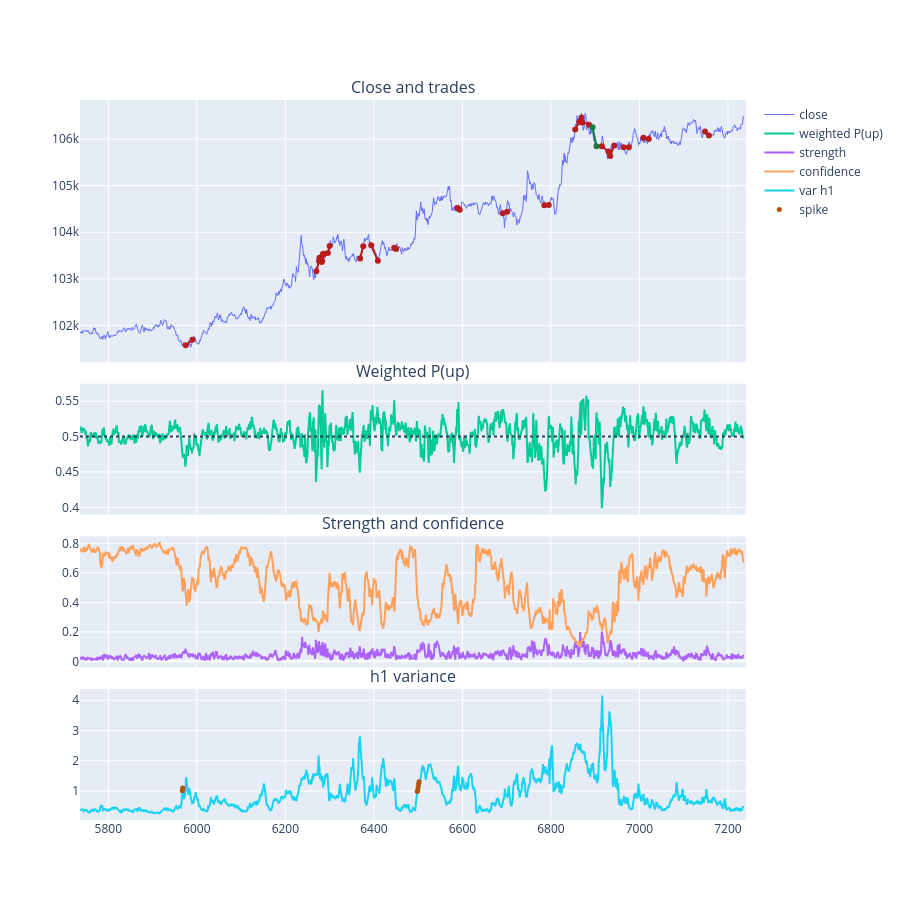

The notebook cell this image was saved under:
### Code cell
lo = max(0, len(s) - WINDOW)
x = np.arange(lo, len(s))
fig = make_subplots(rows=4, cols=1, shared_xaxes=True, row_heights=[0.4, 0.2, 0.2, 0.2], vertical_spacing=0.03,
                    subplot_titles=("Close and trades", "Weighted P(up)", "Strength and confidence", "h1 variance"))
fig.add_trace(go.Scatter(x=x, y=s.close[lo:], name="close", line=dict(width=1)), 1, 1)
for t in [t for t in res.trades if t.entry_bar >= lo]:
    fig.add_trace(go.Scatter(x=[t.entry_bar, t.exit_bar], y=[t.entry_price, t.exit_price], mode="lines+markers",
                             line=dict(color="#15803d" if t.net_pnl > 0 else "#b91c1c", width=2),
                             showlegend=False, hovertext=f"{t.side} {t.exit_reason} {t.net_pnl:+.2f}"), 1, 1)
fig.add_trace(go.Scatter(x=x, y=s.weighted_direction[lo:], name="weighted P(up)"), 2, 1)
fig.add_hline(y=0.5, line_dash="dot", row=2, col=1)
fig.add_trace(go.Scatter(x=x, y=s.strength[lo:], name="strength"), 3, 1)
fig.add_trace(go.Scatter(x=x, y=s.avg_confidence[lo:], name="confidence"), 3, 1)
fig.add_trace(go.Scatter(x=x, y=s.var_scaled[lo:, 1], name="var h1"), 4, 1)
fig.add_trace(go.Scatter(x=x[s.var_spike[lo:]], y=s.var_scaled[lo:, 1][s.var_spike[lo:]], mode="markers",
                         name="spike", marker=dict(color="#b45309", size=5)), 4, 1)
fig.update_layout(height=900, hovermode="x unified")
fig.show()

### Figure 1 — Plotly figure (JSON) as saved in the notebook; plotly's stock layout.template omitted (floating-point values rounded to 4 significant figures; data arrays with more than 128 entries replaced by an {"elided": "..."} marker saying what was removed)
{"data": [{"line": {"width": 1}, "name": "close", "type": "scatter", "x": {"elided": "1500 int values"}, "xaxis": "x", "y": {"elided": "1500 float values"}, "yaxis": "y"}, {"hovertext": "SHORT TIME -24.02", "line": {"color": "#b91c1c", "width": 2}, "mode": "lines+markers", "showlegend": false, "type": "scatter", "x": [5975, 5990], "xaxis": "x", "y": [101600.0, 101700.0], "yaxis": "y"}, {"hovertext": "SHORT REV -30.95", "line": {"color": "#b91c1c", "width": 2}, "mode": "lines+markers", "showlegend": false, "type": "scatter", "x": [6270, 6276], "xaxis": "x", "y": [103200.0, 103400.0], "yaxis": "y"}, {"hovertext": "LONG REV -22.01", "line": {"color": "#b91c1c", "width": 2}, "mode": "lines+markers", "showlegend": false, "type": "scatter", "x": [6277, 6282], "xaxis": "x", "y": [103500.0, 103400.0], "yaxis": "y"}, {"hovertext": "SHORT REV -23.86", "line": {"color": "#b91c1c", "width": 2}, "mode": "lines+markers", "showlegend": false, "type": "scatter", "x": [6283, 6284], "xaxis": "x", "y": [103400.0, 103500.0], "yaxis": "y"}, {"hovertext": "LONG REV -14.49", "line": {"color": "#b91c1c", "width": 2}, "mode": "lines+markers", "showlegend": false, "type": "scatter", "x": [6285, 6287], "xaxis": "x", "y": [103500.0, 103500.0], "yaxis": "y"}, {"hovertext": "SHORT REV -25.95", "line": {"color": "#b91c1c", "width": 2}, "mode": "lines+markers", "showlegend": false, "type": "scatter", "x": [6296, 6300], "xaxis": "x", "y": [103600.0, 103700.0], "yaxis": "y"}, {"hovertext": "SHORT REV -33.95", "line": {"color": "#b91c1c", "width": 2}, "mode": "lines+markers", "showlegend": false, "type": "scatter", "x": [6369, 6376], "xaxis": "x", "y": [103400.0, 103700.0], "yaxis": "y"}, {"hovertext": "LONG TIME -38.98", "line": {"color": "#b91c1c", "width": 2}, "mode": "lines+markers", "showlegend": false, "type": "scatter", "x": [6394, 6409], "xaxis": "x", "y": [103700.0, 103400.0], "yaxis": "y"}, {"hovertext": "LONG REV -16.83", "line": {"color": "#b91c1c", "width": 2}, "mode": "lines+markers", "showlegend": false, "type": "scatter", "x": [6446, 6450], "xaxis": "x", "y": [103700.0, 103600.0], "yaxis": "y"}, {"hovertext": "LONG REV -17.33", "line": {"color": "#b91c1c", "width": 2}, "mode": "lines+markers", "showlegend": false, "type": "scatter", "x": [6589, 6594], "xaxis": "x", "y": [104500.0, 104500.0], "yaxis": "y"}, {"hovertext": "LONG REV -12.67", "line": {"color": "#b91c1c", "width": 2}, "mode": "lines+markers", "showlegend": false, "type": "scatter", "x": [6691, 6701], "xaxis": "x", "y": [104400.0, 104400.0], "yaxis": "y"}, {"hovertext": "SHORT REV -15.17", "line": {"color": "#b91c1c", "width": 2}, "mode": "lines+markers", "showlegend": false, "type": "scatter", "x": [6785, 6795], "xaxis": "x", "y": [104600.0, 104600.0], "yaxis": "y"}, {"hovertext": "SHORT REV -25.86", "line": {"color": "#b91c1c", "width": 2}, "mode": "lines+markers", "showlegend": false, "type": "scatter", "x": [6855, 6864], "xaxis": "x", "y": [106200.0, 106400.0], "yaxis": "y"}, {"hovertext": "LONG REV -8.96", "line": {"color": "#b91c1c", "width": 2}, "mode": "lines+markers", "showlegend": false, "type": "scatter", "x": [6867, 6869], "xaxis": "x", "y": [106400.0, 106500.0], "yaxis": "y"}, {"hovertext": "LONG TIME -18.27", "line": {"color": "#b91c1c", "width": 2}, "mode": "lines+markers", "showlegend": false, "type": "scatter", "x": [6871, 6886], "xaxis": "x", "y": [106400.0, 106300.0], "yaxis": "y"}, {"hovertext": "SHORT REV +13.23", "line": {"color": "#15803d", "width": 2}, "mode": "lines+markers", "showlegend": false, "type": "scatter", "x": [6894, 6903], "xaxis": "x", "y": [106300.0, 105800.0], "yaxis": "y"}, {"hovertext": "SHORT TIME -6.76", "line": {"color": "#b91c1c", "width": 2}, "mode": "lines+markers", "showlegend": false, "type": "scatter", "x": [6915, 6930], "xaxis": "x", "y": [105800.0, 105700.0], "yaxis": "y"}, {"hovertext": "SHORT REV -29.95", "line": {"color": "#b91c1c", "width": 2}, "mode": "lines+markers", "showlegend": false, "type": "scatter", "x": [6934, 6943], "xaxis": "x", "y": [105600.0, 105900.0], "yaxis": "y"}, {"hovertext": "LONG REV -14.44", "line": {"color": "#b91c1c", "width": 2}, "mode": "lines+markers", "showlegend": false, "type": "scatter", "x": [6964, 6976], "xaxis": "x", "y": [105800.0, 105800.0], "yaxis": "y"}, {"hovertext": "LONG REV -16.24", "line": {"color": "#b91c1c", "width": 2}, "mode": "lines+markers", "showlegend": false, "type": "scatter", "x": [7009, 7021], "xaxis": "x", "y": [106000.0, 106000.0], "yaxis": "y"}, {"hovertext": "LONG REV -20.48", "line": {"color": "#b91c1c", "width": 2}, "mode": "lines+markers", "showlegend": false, "type": "scatter", "x": [7148, 7157], "xaxis": "x", "y": [106200.0, 106100.0], "yaxis": "y"}, {"name": "weighted P(up)", "type": "scatter", "x": {"elided": "1500 int values"}, "xaxis": "x2", "y": {"elided": "1500 float values"}, "yaxis": "y2"}, {"name": "strength", "type": "scatter", "x": {"elided": "1500 int values"}, "xaxis": "x3", "y": {"elided": "1500 float values"}, "yaxis": "y3"}, {"name": "confidence", "type": "scatter", "x": {"elided": "1500 int values"}, "xaxis": "x3", "y": {"elided": "1500 float values"}, "yaxis": "y3"}, {"name": "var h1", "type": "scatter", "x": {"elided": "1500 int values"}, "xaxis": "x4", "y": {"elided": "1500 float values"}, "yaxis": "y4"}, {"marker": {"color": "#b45309", "size": 5}, "mode": "markers", "name": "spike", "type": "scatter", "x": [5967, 5968, 6498, 6499, 6500, 6501, 6502], "xaxis": "x4", "y": [1.004, 1.095, 0.9788, 1.014, 1.127, 1.228, 1.306], "yaxis": "y4"}], "layout": {"annotations": [{"font": {"size": 16}, "showarrow": false, "text": "Close and trades", "x": 0.5, "xanchor": "center", "xref": "paper", "y": 1.0, "yanchor": "bottom", "yref": "paper"}, {"font": {"size": 16}, "showarrow": false, "text": "Weighted P(up)", "x": 0.5, "xanchor": "center", "xref": "paper", "y": 0.606, "yanchor": "bottom", "yref": "paper"}, {"font": {"size": 16}, "showarrow": false, "text": "Strength and confidence", "x": 0.5, "xanchor": "center", "xref": "paper", "y": 0.394, "yanchor": "bottom", "yref": "paper"}, {"font": {"size": 16}, "showarrow": false, "text": "h1 variance", "x": 0.5, "xanchor": "center", "xref": "paper", "y": 0.182, "yanchor": "bottom", "yref": "paper"}], "height": 900, "hovermode": "x unified", "shapes": [{"line": {"dash": "dot"}, "type": "line", "x0": 0, "x1": 1, "xref": "x2 domain", "y0": 0.5, "y1": 0.5, "yref": "y2"}], "xaxis": {"anchor": "y", "domain": [0.0, 1.0], "matches": "x4", "showticklabels": false}, "xaxis2": {"anchor": "y2", "domain": [0.0, 1.0], "matches": "x4", "showticklabels": false}, "xaxis3": {"anchor": "y3", "domain": [0.0, 1.0], "matches": "x4", "showticklabels": false}, "xaxis4": {"anchor": "y4", "domain": [0.0, 1.0]}, "yaxis": {"anchor": "x", "domain": [0.636, 1.0]}, "yaxis2": {"anchor": "x2", "domain": [0.424, 0.606]}, "yaxis3": {"anchor": "x3", "domain": [0.212, 0.394]}, "yaxis4": {"anchor": "x4", "domain": [0.0, 0.182]}}}
